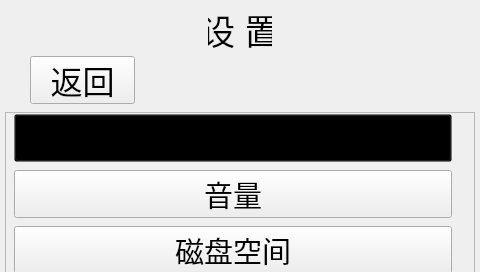
<?xml version="1.0" encoding="UTF-8"?>
<ui version="4.0">
 <class>settingWindow</class>
 <widget class="QMainWindow" name="settingWindow">
  <property name="geometry">
   <rect>
    <x>0</x>
    <y>0</y>
    <width>480</width>
    <height>272</height>
   </rect>
  </property>
  <property name="windowTitle">
   <string>MainWindow</string>
  </property>
  <property name="styleSheet">
   <string notr="true"/>
  </property>
  <widget class="QWidget" name="centralwidget">
   <widget class="QScrollArea" name="scrollArea">
    <property name="geometry">
     <rect>
      <x>5</x>
      <y>112</y>
      <width>470</width>
      <height>218</height>
     </rect>
    </property>
    <property name="font">
     <font>
      <pointsize>22</pointsize>
     </font>
    </property>
    <property name="styleSheet">
     <string notr="true"/>
    </property>
    <property name="verticalScrollBarPolicy">
     <enum>Qt::ScrollBarAsNeeded</enum>
    </property>
    <property name="horizontalScrollBarPolicy">
     <enum>Qt::ScrollBarAlwaysOff</enum>
    </property>
    <property name="widgetResizable">
     <bool>true</bool>
    </property>
    <widget class="QWidget" name="scrollAreaWidgetContents">
     <property name="geometry">
      <rect>
       <x>0</x>
       <y>0</y>
       <width>468</width>
       <height>216</height>
      </rect>
     </property>
     <property name="styleSheet">
      <string notr="true"/>
     </property>
     <widget class="QPushButton" name="SetNeworkButton">
      <property name="geometry">
       <rect>
        <x>8</x>
        <y>1</y>
        <width>438</width>
        <height>48</height>
       </rect>
      </property>
      <property name="font">
       <font>
        <pointsize>22</pointsize>
       </font>
      </property>
      <property name="styleSheet">
       <string notr="true">border-color: rgb(93, 191, 196);
background-color: rgba(0, 0, 0, 0);</string>
      </property>
      <property name="text">
       <string>网络</string>
      </property>
      <property name="icon">
       <iconset resource="picture.qrc">
        <normaloff>:/new/picture/setting_interface/Vector1.png</normaloff>:/new/picture/setting_interface/Vector1.png</iconset>
      </property>
      <property name="iconSize">
       <size>
        <width>42</width>
        <height>30</height>
       </size>
      </property>
     </widget>
     <widget class="QPushButton" name="SetVolumeButton">
      <property name="geometry">
       <rect>
        <x>8</x>
        <y>57</y>
        <width>438</width>
        <height>48</height>
       </rect>
      </property>
      <property name="font">
       <font>
        <pointsize>22</pointsize>
       </font>
      </property>
      <property name="styleSheet">
       <string notr="true">border-color: rgb(93, 191, 196);</string>
      </property>
      <property name="text">
       <string>音量</string>
      </property>
      <property name="icon">
       <iconset resource="picture.qrc">
        <normaloff>:/new/picture/setting_interface/Vector2.png</normaloff>:/new/picture/setting_interface/Vector2.png</iconset>
      </property>
      <property name="iconSize">
       <size>
        <width>30</width>
        <height>30</height>
       </size>
      </property>
     </widget>
     <widget class="QPushButton" name="SetDiskButton">
      <property name="geometry">
       <rect>
        <x>8</x>
        <y>113</y>
        <width>438</width>
        <height>48</height>
       </rect>
      </property>
      <property name="font">
       <font>
        <pointsize>22</pointsize>
       </font>
      </property>
      <property name="styleSheet">
       <string notr="true">border-color: rgb(93, 191, 196);</string>
      </property>
      <property name="text">
       <string>磁盘空间</string>
      </property>
      <property name="icon">
       <iconset resource="picture.qrc">
        <normaloff>:/new/picture/setting_interface/Vector3.png</normaloff>:/new/picture/setting_interface/Vector3.png</iconset>
      </property>
      <property name="iconSize">
       <size>
        <width>38</width>
        <height>26</height>
       </size>
      </property>
     </widget>
     <widget class="QPushButton" name="SetMissionButton">
      <property name="geometry">
       <rect>
        <x>8</x>
        <y>169</y>
        <width>438</width>
        <height>48</height>
       </rect>
      </property>
      <property name="font">
       <font>
        <pointsize>22</pointsize>
       </font>
      </property>
      <property name="text">
       <string>任务管理</string>
      </property>
      <property name="icon">
       <iconset resource="picture.qrc">
        <normaloff>:/new/picture/setting_interface/Vector4.png</normaloff>:/new/picture/setting_interface/Vector4.png</iconset>
      </property>
      <property name="iconSize">
       <size>
        <width>28</width>
        <height>32</height>
       </size>
      </property>
     </widget>
     <widget class="QPushButton" name="SysUpdateButton">
      <property name="geometry">
       <rect>
        <x>8</x>
        <y>225</y>
        <width>438</width>
        <height>48</height>
       </rect>
      </property>
      <property name="font">
       <font>
        <pointsize>22</pointsize>
       </font>
      </property>
      <property name="text">
       <string>系统与更新</string>
      </property>
      <property name="icon">
       <iconset resource="picture.qrc">
        <normaloff>:/new/picture/setting_interface/Vector5.png</normaloff>:/new/picture/setting_interface/Vector5.png</iconset>
      </property>
      <property name="iconSize">
       <size>
        <width>30</width>
        <height>30</height>
       </size>
      </property>
     </widget>
     <widget class="QPushButton" name="SetDebugButton">
      <property name="geometry">
       <rect>
        <x>8</x>
        <y>336</y>
        <width>438</width>
        <height>48</height>
       </rect>
      </property>
      <property name="font">
       <font>
        <pointsize>22</pointsize>
       </font>
      </property>
      <property name="text">
       <string>调试入口</string>
      </property>
      <property name="icon">
       <iconset resource="picture.qrc">
        <normaloff>:/new/picture/setting_interface/Vector7.png</normaloff>:/new/picture/setting_interface/Vector7.png</iconset>
      </property>
      <property name="iconSize">
       <size>
        <width>32</width>
        <height>32</height>
       </size>
      </property>
     </widget>
     <widget class="QPushButton" name="SetVersionButton">
      <property name="geometry">
       <rect>
        <x>8</x>
        <y>281</y>
        <width>438</width>
        <height>48</height>
       </rect>
      </property>
      <property name="font">
       <font>
        <pointsize>22</pointsize>
       </font>
      </property>
      <property name="text">
       <string>关于设备</string>
      </property>
      <property name="icon">
       <iconset resource="picture.qrc">
        <normaloff>:/new/picture/setting_interface/Vector6.png</normaloff>:/new/picture/setting_interface/Vector6.png</iconset>
      </property>
      <property name="iconSize">
       <size>
        <width>30</width>
        <height>30</height>
       </size>
      </property>
     </widget>
     <widget class="QPushButton" name="ManualCheckButton">
      <property name="geometry">
       <rect>
        <x>8</x>
        <y>392</y>
        <width>438</width>
        <height>48</height>
       </rect>
      </property>
      <property name="font">
       <font>
        <pointsize>24</pointsize>
       </font>
      </property>
      <property name="text">
       <string>手动自检</string>
      </property>
      <property name="icon">
       <iconset resource="picture.qrc">
        <normaloff>:/new/picture/setting_interface/Vector6.png</normaloff>:/new/picture/setting_interface/Vector6.png</iconset>
      </property>
      <property name="iconSize">
       <size>
        <width>30</width>
        <height>30</height>
       </size>
      </property>
     </widget>
    </widget>
   </widget>
   <widget class="QLabel" name="label">
    <property name="geometry">
     <rect>
      <x>208</x>
      <y>10</y>
      <width>64</width>
      <height>39</height>
     </rect>
    </property>
    <property name="font">
     <font>
      <family>AR PL UMing CN</family>
      <pointsize>26</pointsize>
     </font>
    </property>
    <property name="text">
     <string>设 置</string>
    </property>
    <property name="textFormat">
     <enum>Qt::PlainText</enum>
    </property>
    <property name="alignment">
     <set>Qt::AlignCenter</set>
    </property>
   </widget>
   <widget class="QPushButton" name="ReturnButton">
    <property name="geometry">
     <rect>
      <x>30</x>
      <y>56</y>
      <width>105</width>
      <height>48</height>
     </rect>
    </property>
    <property name="font">
     <font>
      <pointsize>24</pointsize>
     </font>
    </property>
    <property name="styleSheet">
     <string notr="true"/>
    </property>
    <property name="text">
     <string>返回</string>
    </property>
    <property name="icon">
     <iconset resource="picture.qrc">
      <normaloff>:/new/picture/setting_interface/return.png</normaloff>:/new/picture/setting_interface/return.png</iconset>
    </property>
    <property name="iconSize">
     <size>
      <width>21</width>
      <height>14</height>
     </size>
    </property>
   </widget>
  </widget>
 </widget>
 <resources>
  <include location="picture.qrc"/>
 </resources>
 <connections>
  <connection>
   <sender>ReturnButton</sender>
   <signal>clicked()</signal>
   <receiver>settingWindow</receiver>
   <slot>close()</slot>
   <hints>
    <hint type="sourcelabel">
     <x>71</x>
     <y>80</y>
    </hint>
    <hint type="destinationlabel">
     <x>239</x>
     <y>135</y>
    </hint>
   </hints>
  </connection>
 </connections>
</ui>
